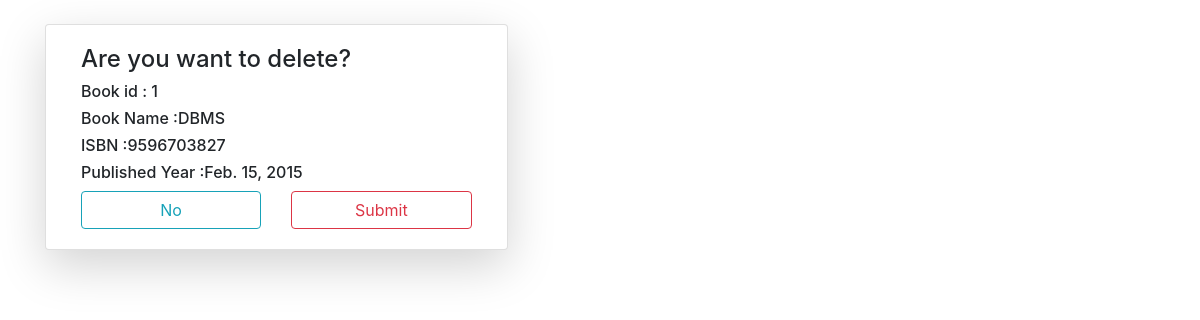
The app's page /b/2/ with its own data.
### library/models.py (models this page shows)
class Book(models.Model):
	bookid=models.IntegerField(primary_key=True)
	title=models.CharField(max_length=300)
	isbn=models.CharField(max_length=20)
	year=models.DateField(null=True)
	size=models.IntegerField()
	authorid=models.ForeignKey(Author,on_delete=models.CASCADE)

### library/views.py (the view)
# urls.py: path('b/<int:l>/',views.bookdel,name="bookdel"),
def bookdel(request,l):
	b=Book.objects.get(authorid=l)
	if request.method=="POST":
		b.delete()
		return redirect("book")
	return render(request,"tnr/bookdel.html",{'z':b})

### library/templates/tnr/bookdel.html (shortened to what this page needs)
{% load static %}
<!DOCTYPE html>
<html>
<head>
	<link rel="stylesheet" type="text/css" href="{% static 'css/bootstrap.min.css' %}">
</head>
<body>
	<div class="container mt-4">
		<div class="card col-md-5 ma-auto shadow-lg">
			<div class="card-body">
				<h4>Are you want to delete?</h4>
				<h6>Book id : {{z.bookid}}</h6>
				<h6>Book Name    :{{z.title}}</h6>
				<h6>ISBN :{{z.isbn}}</h6>
				<h6>Published Year :{{z.year}}</h6>
				<form method="post">
					<div class="row">
						<div class="col">
							<a href="{% url 'book' %}" class="form-control btn btn-outline-info">No</a>
						</div>
						<div class="col">
							<input type="submit" valu="Yes" class="btn btn-outline-danger form-control">
						</div>
					</div>
				</form>
			</div>
		</div>
	</div>
</body>
</html>

### records on screen
Book: bookid "1", title "DBMS", isbn "9596703827", year "Feb. 15, 2015"
